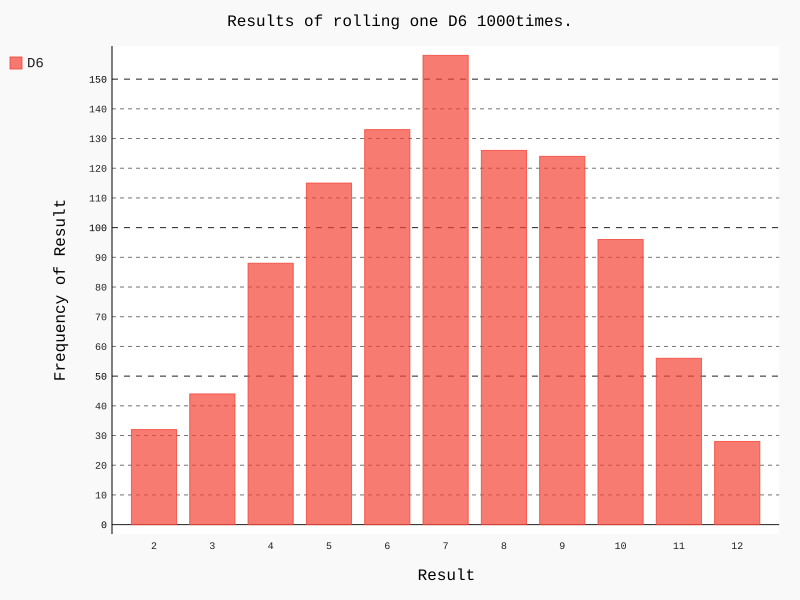

Reproduce this figure in Python.
import pygal
from die import Die
#创建 2两个D6骰子
die_1=Die()
die_2=Die()
results=[]
for null_num in range(1000):
    result=die_1.roll()+die_2.roll()
    results.append(result)
'''分析结果'''
frequencies=[]
max_result=die_1.num_sides+die_2.num_sides
for value in range(2,max_result+1):
    frequency=results.count(value)
    frequencies.append(frequency)
#可视化 结果
hist=pygal.Bar()

hist.title="Results of rolling one D6 1000times."
hist.x_labels=['2','3','4','5','6','7','8','9','10','11','12']
hist.x_title="Result"
hist.y_title="Frequency of Result"

hist.add('D6',frequencies)
hist.render_to_file('dice_visual.svg')
